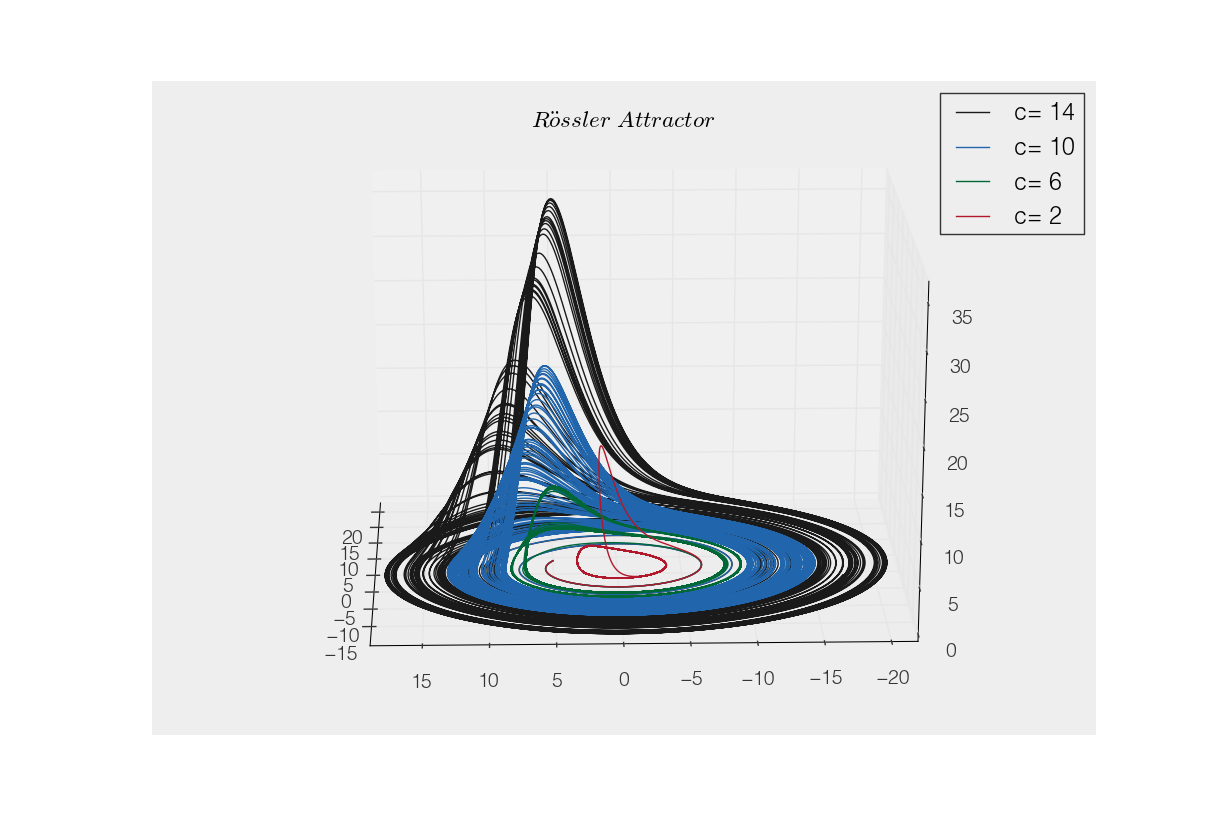

Recreate this plot in Python.
#Author: Adam Reyes
#RK4 solution to Rossler Attractor
import numpy as np
import matplotlib.pyplot as plt
from mpl_toolkits.mplot3d import Axes3D
##########LOCAL FUNCTIONS##########
def dxdt(x, y, z, a, b, c):
    return(-y - z)
def dydt(x, y, z, a, b, c):
    return(x + a*y)
def dzdt(x, y, z, a, b, c):
    return(b + z*(x-c))
def D(x, y, z, sig, rho, beta, dim):
    if(dim == 0):
        return(dxdt(x, y, z, sig, rho, beta))
    elif(dim == 1):
        return(dydt(x, y, z, sig, rho, beta))
    elif(dim == 2):
        return(dzdt(x, y, z, sig, rho, beta))
def rk4(x, y, z, dt, sig, rho, beta):
    kx1 = dt*D(x, y, z, sig, rho, beta, 0)
    ky1 = dt*D(x, y, z, sig, rho, beta, 1)
    kz1 = dt*D(x, y, z, sig, rho, beta, 2)

    kx2 = dt*D(x+.5*kx1, y+.5*ky1, z+.5*kz1, sig, rho, beta, 0) 
    ky2 = dt*D(x+.5*kx1, y+.5*ky1, z+.5*kz1, sig, rho, beta, 1)
    kz2 = dt*D(x+.5*kx1, y+.5*ky1, z+.5*kz1, sig, rho, beta, 2)

    kx3 = dt*D(x+.5*kx2, y+.5*ky2, z+.5*kz2, sig, rho, beta, 0)
    ky3 = dt*D(x+.5*kx2, y+.5*ky2, z+.5*kz2, sig, rho, beta, 1)
    kz3 = dt*D(x+.5*kx2, y+.5*ky2, z+.5*kz2, sig, rho, beta, 2)

    kx4 = dt*D(x+kx3, y+ky3, z+kz3, sig, rho, beta, 0)
    ky4 = dt*D(x+kx3, y+ky3, z+kz3, sig, rho, beta, 1)
    kz4 = dt*D(x+kx3, y+ky3, z+kz3, sig, rho, beta, 2)

    xn = x + (kx1 + 2*kx2 + 2*kx3 + kx4)/6
    yn = y + (ky1 + 2*ky2 + 2*ky3 + ky4)/6
    zn = z + (kz1 + 2*kz2 + 2*kz3 + kz4)/6
    return(xn, yn, zn)
def rossler(x, y, z, rho, sig, beta, ax, ax2):
    T, dt, t = 500, 0.01, 0
    xx, yy, zz, tt = [], [], [], []
    xx.append(x)
    yy.append(y)
    zz.append(z)
    tt.append(t)
    while(t<T):
        x, y, z = rk4(x, y, z, dt, sig, rho, beta)
        xx.append(x)
        yy.append(y)
        zz.append(z)    
        tt.append(t)
        t += dt
    lab = 'c= '+str(c)
    ax.plot(xx, yy, zz, label=lab)
    ax2.plot(tt, zz, '.', label=lab)
#########Plot Data#########
fig = plt.figure(1)
ax = fig.gca(projection='3d')
fig2 = plt.figure(2)
ax2 = fig2.gca()
c = 14
for i in range(4):
    rossler(2, 5,0, .1, .1, c, ax, ax2)
    c -= 4
ax.set_title(r'$R\"{o}ssler$ $Attractor$')
ax.legend()
ax2.legend()
ax2.set_ylabel('Z')
ax2.set_xlabel('time')
plt.show()    
